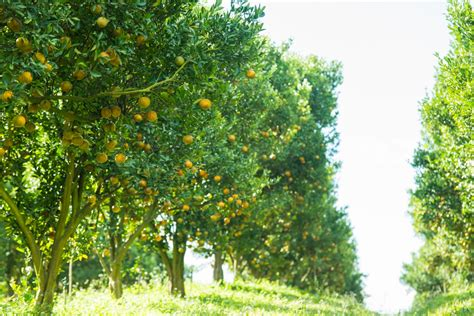
#> input picture Repositories/Sabudh/FruitProject/1200-507526140-orange-trees.jpg, 474 x 316 px; its folder holds only this picture in this run
$ jupyter execute color_based_oranges_Count.ipynb   (shell and % lines are left out)
#> lines starting #> are read from the running program, lines starting #| are printed output that depends on the picture; after the words box and inside, x2 and y2 are one past the last pixel; in counts of white or black regions, pixels touching at a corner belong together
[cell 1]
import cv2
import numpy as np
import glob
import matplotlib.pyplot as plt

[cell 2]
def count_oranges(img,counter):
    #Open a simple image
#> called with img = '1200-507526140-orange-trees.jpg', counter = 0
    m=cv2.imread(img)
#> m is the input picture: shape (316, 474, 3); mean B, G, R 99.9, 157.2, 133.3
    img_HSV = cv2.cvtColor(m, cv2.COLOR_BGR2HSV)
#> img_HSV: shape (316, 474, 3); mean H, S, V 43.3, 123, 157.6
    #skin color range for hsv color space
    #HSV_mask = cv2.inRange(img_HSV, (0, 80, 20), (25, 255, 255))
    HSV_mask = cv2.inRange(img_HSV, (23, 59, 90), (34, 100, 100))
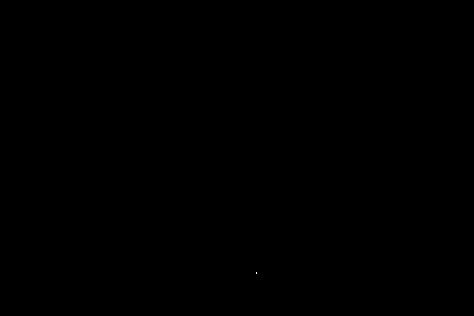
#> HSV_mask: shape (316, 474); 0% white in thin lines or dots, all inside (x1, y1, x2, y2) = (256, 272, 257, 274)
    target = cv2.bitwise_and(m,m, mask=HSV_mask)
    counter+=1
    cv2.imwrite('segmentedoutregion'+str(counter)+'.jpg',target)
    plt.imshow(cv2.cvtColor(m, cv2.COLOR_BGR2RGB))
    plt.imshow(cv2.cvtColor(target, cv2.COLOR_BGR2RGB))
    contours,hierarchy  = cv2.findContours(cv2.cvtColor(target, cv2.COLOR_BGR2GRAY), cv2.RETR_TREE, cv2.CHAIN_APPROX_SIMPLE)
#> contours = [[[256, 272], [256, 273]]]
    counter+=1


    bounding_boxes = []
    threshold = 75
    ar=[]


    imgwithbox = m.copy()
    for c in contours:
        area = cv2.contourArea(c)
        if area >threshold:
            [x,y,w,h]=cv2.boundingRect(c)
            bounding_boxes.append([x,y,w,h])
            print([x,y,w,h])
            area_rect=w*h
            print(area_rect)
            ar.append(area_rect)
            cv2.rectangle(imgwithbox,(x,y),(x+w,y+h),(0,255,0),2)
#> this loop made 1 pass
#> (c, area) on pass 1: ([[256, 272], [256, 273]], 0)
#> after the loop, ar = []; bounding_boxes = []
    cv2.imwrite('orangeswithboundingboxes'+str(counter)+'.jpg',imgwithbox)
    try:
        plt.imshow(imgwithbox)
        print("Yay")
    except:
        print("Nah")
    print(len(bounding_boxes))
#| 0
    print(ar)
    total_area=sum(ar)
#> total_area = 0
    print(total_area)
#| 0
    avg_rect=0
    try:
        avg_rect= total_area/len(bounding_boxes)
    except:
        print("Nah")
    print(avg_rect)
    q=np.asarray(ar)
#> q = empty array
    print(q)
    no_of_oranges = q/avg_rect
#> no_of_oranges = empty array
    print(no_of_oranges)
    O_MIN = np.array([0, 80, 20], np.uint8)
    O_MAX = np.array([25, 255, 255], np.uint8)

    dst = cv2.inRange(imgwithbox, O_MIN, O_MAX)
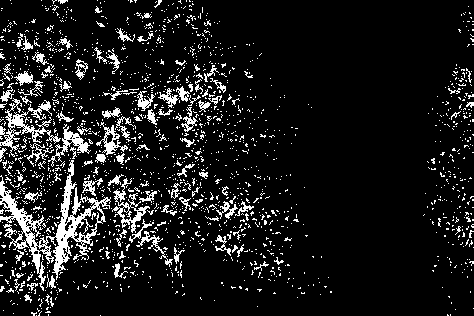
#> dst: shape (316, 474); 10.6% white in thin lines or dots
    orange_pixel = cv2.countNonZero(dst)
#> orange_pixel = 15907
    print('The number of orange pixels is: ' + str(orange_pixel))
#| The number of orange pixels is: 15907

    cv2.rectangle(m,(107,470),(107+64,470+30),(0,255,0),2)
    plt.imshow(m)

    cv2.rectangle(m,(558,385),(558+11,385+15),(0,255,0),2)
    plt.imshow(m)
    cv2.rectangle(m,(781,622),(781+14,622+15),(0,255,0),2)
    plt.imshow(m)
    #output = m.copy()
    output = imgwithbox
    #cv2.putText(output, "WELCOME TO PROJECT FRUIT", (10, 25),

    number_of_oranges_list=[]
    print(no_of_oranges)

    for count in enumerate(no_of_oranges):
    #     print(index)
        if count[1]<0.3:
            no_of_oranges[count[0]]=0
        elif count[1]>0.3 and count[1]<1.5:
            no_of_oranges[count[0]]=1
        elif count[1]>1.5 and count[1]<2.5:
            no_of_oranges[count[0]]=2
        elif count[1]>2.5 and count[1]<3.5:
            no_of_oranges[count[0]]=3
#> this loop made 0 passes
    q=np.asarray(ar)
    number_of_oranges_list=[]
    print(q)
    no_of_oranges = q/avg_rect
    print(no_of_oranges)
    rounded_value=np.around(no_of_oranges,0)
#> rounded_value = empty array
    print(rounded_value)
    total_fruits=sum(rounded_value)
#> total_fruits = 0
    print(total_fruits)
#| 0
    fruits=sum(no_of_oranges )
#> fruits = 0
    print(fruits)
#| 0
    #cv2.putText(output,'OpenCV',(10,500), font, 4,(255,255,255),2,cv2.LINE_AA)
    cv2.putText(output,'OpenCV'+str(fruits), (10, 25),cv2.FONT_HERSHEY_SIMPLEX, 0.7, (0, 255, 0), 2)
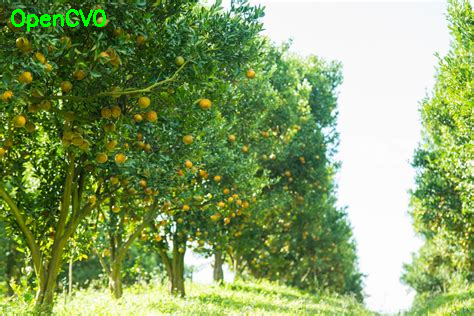
#> output: shape (316, 474, 3); 0.51% of pixels changed, all inside (x1, y1, x2, y2) = (11, 9, 106, 32)
    cv2.imshow("Text", output)
    cv2.imwrite(str(img)+"withcount"+str(counter)+'.jpg', output)
    return counter

[cell 3]
list=(glob.glob("*.jpg"))
counter=0
for i in list:

    counter=count_oranges(i,counter)
counter=0
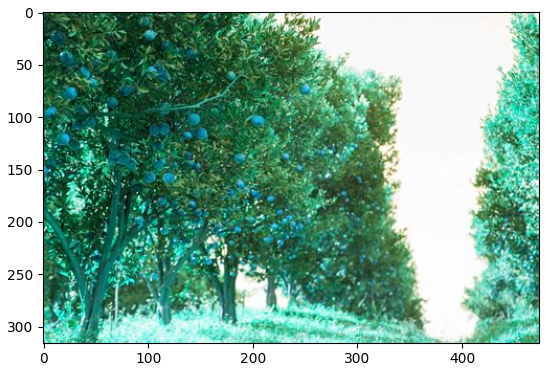
#> figure drawn by matplotlib, 1 panel; B, G, R data is drawn as R, G, B

$ run again, on Repositories/Sabudh/FruitProject/CIMG2207.JPG
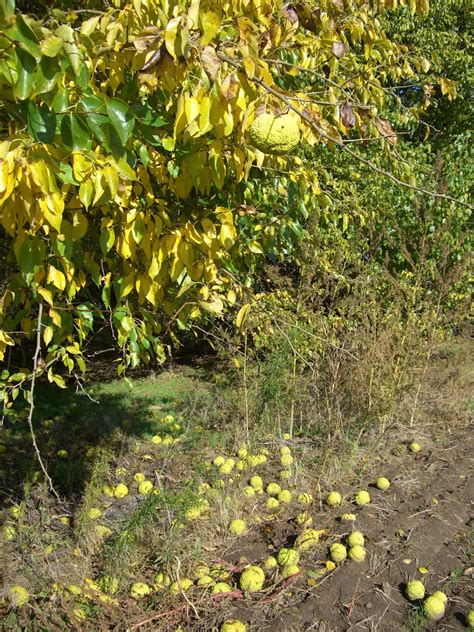
#> input picture Repositories/Sabudh/FruitProject/CIMG2207.JPG, 474 x 632 px
#> in count_oranges, m is the input picture: shape (632, 474, 3); mean B, G, R 56.9, 115.3, 120.1
#> img_HSV: shape (632, 474, 3); mean H, S, V 27.6, 149.1, 123.7
#> in count_oranges, `HSV_mask = cv2.inRange(img_HSV, (23, 59, 90), (34, 100, 100))`:
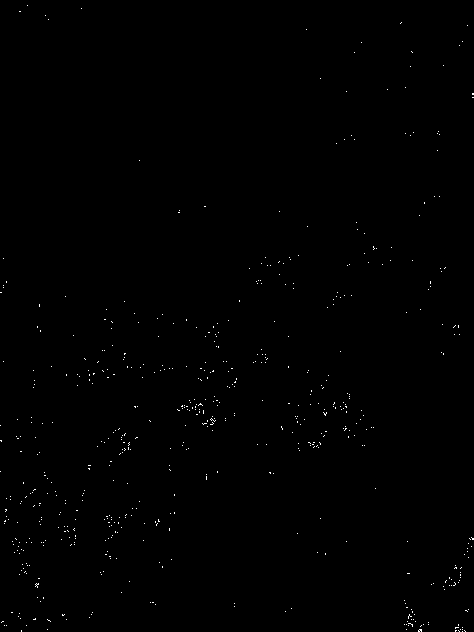
#> HSV_mask: shape (632, 474); 0.29% white in thin lines or dots
#> contours = 590 contours, all with area under 20
#> the loop in count_oranges, `for c in contours:` made 590 passes
#> (c, area) on passes 1 to 3: ([[462, 631]], 0), ([[464, 630], [465, 631]], 0), ([[458, 630], [459, 631]], 0)
#> after the loop in count_oranges, `for c in contours:`: ar = []
#| 0
#> total_area = 0
#| 0
#> q = empty array
#> dst: shape (632, 474); 11.3% white; 3469 white regions (3303 under 20 px), largest, box (x1, y1, x2, y2) and area: (147, 72, 259, 198) 2987, (0, 128, 75, 262) 2962, (134, 210, 178, 309) 1630
#> orange_pixel = 33924
#| The number of orange pixels is: 33924
#> m: shape (632, 474, 3); 0.19% of pixels changed, all inside (x1, y1, x2, y2) = (106, 469, 173, 502)
#> rounded_value = empty array
#> total_fruits = 0
#| 0
#| 0
#> output: shape (632, 474, 3); 0.25% of pixels changed, all inside (x1, y1, x2, y2) = (11, 9, 106, 32)
#> `[cell 3] list=(glob.glob("*.jpg")) counter=0 for i in list:  counter=c..`:
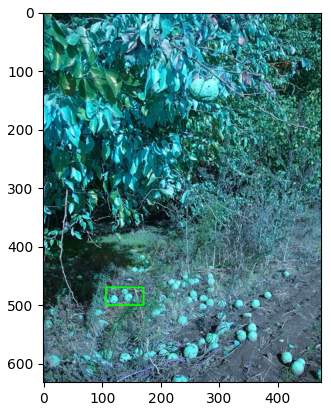
#> figure drawn by matplotlib, 1 panel; B, G, R data is drawn as R, G, B
